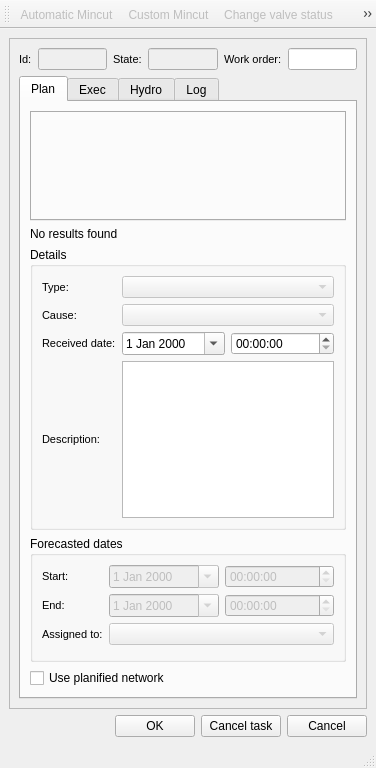
<?xml version="1.0" encoding="UTF-8"?>
<ui version="4.0">
 <class>dlg_mincut</class>
 <widget class="QMainWindow" name="dlg_mincut">
  <property name="geometry">
   <rect>
    <x>0</x>
    <y>0</y>
    <width>376</width>
    <height>768</height>
   </rect>
  </property>
  <property name="font">
   <font>
    <weight>50</weight>
    <bold>false</bold>
   </font>
  </property>
  <property name="windowTitle">
   <string>Mincut</string>
  </property>
  <widget class="QWidget" name="centralwidget">
   <layout class="QGridLayout" name="gridLayout_3">
    <item row="0" column="0">
     <widget class="QScrollArea" name="scrollArea">
      <property name="widgetResizable">
       <bool>true</bool>
      </property>
      <widget class="QWidget" name="scrollAreaWidgetContents">
       <property name="geometry">
        <rect>
         <x>0</x>
         <y>0</y>
         <width>356</width>
         <height>667</height>
        </rect>
       </property>
       <layout class="QGridLayout" name="gridLayout_5">
        <item row="0" column="0">
         <layout class="QHBoxLayout" name="horizontalLayout">
          <property name="sizeConstraint">
           <enum>QLayout::SetDefaultConstraint</enum>
          </property>
          <item>
           <widget class="QLabel" name="lbl_id">
            <property name="font">
             <font>
              <pointsize>8</pointsize>
             </font>
            </property>
            <property name="frameShape">
             <enum>QFrame::NoFrame</enum>
            </property>
            <property name="frameShadow">
             <enum>QFrame::Plain</enum>
            </property>
            <property name="text">
             <string>Id:</string>
            </property>
            <property name="textFormat">
             <enum>Qt::AutoText</enum>
            </property>
            <property name="scaledContents">
             <bool>false</bool>
            </property>
            <property name="alignment">
             <set>Qt::AlignLeading|Qt::AlignLeft|Qt::AlignVCenter</set>
            </property>
            <property name="margin">
             <number>3</number>
            </property>
           </widget>
          </item>
          <item>
           <widget class="QLineEdit" name="result_mincut_id">
            <property name="enabled">
             <bool>false</bool>
            </property>
            <property name="text">
             <string/>
            </property>
           </widget>
          </item>
          <item>
           <widget class="QLabel" name="lbl_state">
            <property name="font">
             <font>
              <pointsize>8</pointsize>
             </font>
            </property>
            <property name="frameShape">
             <enum>QFrame::NoFrame</enum>
            </property>
            <property name="frameShadow">
             <enum>QFrame::Plain</enum>
            </property>
            <property name="text">
             <string>State:</string>
            </property>
            <property name="textFormat">
             <enum>Qt::AutoText</enum>
            </property>
            <property name="scaledContents">
             <bool>false</bool>
            </property>
            <property name="alignment">
             <set>Qt::AlignLeading|Qt::AlignLeft|Qt::AlignVCenter</set>
            </property>
            <property name="margin">
             <number>3</number>
            </property>
           </widget>
          </item>
          <item>
           <widget class="QLineEdit" name="state">
            <property name="enabled">
             <bool>false</bool>
            </property>
            <property name="text">
             <string/>
            </property>
           </widget>
          </item>
          <item>
           <widget class="QLabel" name="lbl_work_order">
            <property name="font">
             <font>
              <pointsize>8</pointsize>
             </font>
            </property>
            <property name="frameShape">
             <enum>QFrame::NoFrame</enum>
            </property>
            <property name="frameShadow">
             <enum>QFrame::Plain</enum>
            </property>
            <property name="text">
             <string>Work order:</string>
            </property>
            <property name="textFormat">
             <enum>Qt::AutoText</enum>
            </property>
            <property name="scaledContents">
             <bool>false</bool>
            </property>
            <property name="alignment">
             <set>Qt::AlignLeading|Qt::AlignLeft|Qt::AlignVCenter</set>
            </property>
            <property name="margin">
             <number>3</number>
            </property>
           </widget>
          </item>
          <item>
           <widget class="QLineEdit" name="work_order">
            <property name="enabled">
             <bool>true</bool>
            </property>
            <property name="text">
             <string/>
            </property>
           </widget>
          </item>
         </layout>
        </item>
        <item row="1" column="0">
         <widget class="QTabWidget" name="mainTab">
          <property name="currentIndex">
           <number>0</number>
          </property>
          <widget class="QWidget" name="tab_config">
           <attribute name="title">
            <string>Plan</string>
           </attribute>
           <layout class="QVBoxLayout" name="verticalLayout">
            <item>
             <widget class="QTabWidget" name="main_tab">
              <property name="minimumSize">
               <size>
                <width>0</width>
                <height>110</height>
               </size>
              </property>
              <property name="font">
               <font>
                <weight>75</weight>
                <bold>true</bold>
               </font>
              </property>
              <property name="currentIndex">
               <number>-1</number>
              </property>
              <property name="elideMode">
               <enum>Qt::ElideLeft</enum>
              </property>
             </widget>
            </item>
            <item>
             <widget class="QLabel" name="lbl_msg">
              <property name="text">
               <string>No results found</string>
              </property>
             </widget>
            </item>
            <item>
             <widget class="QGroupBox" name="grb_plan_details">
              <property name="title">
               <string>Details</string>
              </property>
              <layout class="QGridLayout" name="gridLayout_10">
               <item row="1" column="0">
                <layout class="QGridLayout" name="gridLayout_9">
                 <item row="8" column="0">
                  <widget class="QLabel" name="lbl_descript_pd">
                   <property name="font">
                    <font>
                     <pointsize>8</pointsize>
                    </font>
                   </property>
                   <property name="frameShape">
                    <enum>QFrame::NoFrame</enum>
                   </property>
                   <property name="frameShadow">
                    <enum>QFrame::Plain</enum>
                   </property>
                   <property name="text">
                    <string>Description:</string>
                   </property>
                   <property name="textFormat">
                    <enum>Qt::AutoText</enum>
                   </property>
                   <property name="scaledContents">
                    <bool>false</bool>
                   </property>
                   <property name="margin">
                    <number>3</number>
                   </property>
                  </widget>
                 </item>
                 <item row="4" column="1">
                  <widget class="QDateEdit" name="cbx_recieved_day">
                   <property name="enabled">
                    <bool>true</bool>
                   </property>
                   <property name="calendarPopup">
                    <bool>true</bool>
                   </property>
                  </widget>
                 </item>
                 <item row="4" column="2">
                  <widget class="QTimeEdit" name="cbx_recieved_time">
                   <property name="enabled">
                    <bool>true</bool>
                   </property>
                  </widget>
                 </item>
                 <item row="3" column="0">
                  <widget class="QLabel" name="lbl_cause">
                   <property name="sizePolicy">
                    <sizepolicy hsizetype="Preferred" vsizetype="Preferred">
                     <horstretch>0</horstretch>
                     <verstretch>0</verstretch>
                    </sizepolicy>
                   </property>
                   <property name="font">
                    <font>
                     <pointsize>8</pointsize>
                    </font>
                   </property>
                   <property name="frameShape">
                    <enum>QFrame::NoFrame</enum>
                   </property>
                   <property name="frameShadow">
                    <enum>QFrame::Plain</enum>
                   </property>
                   <property name="text">
                    <string>Cause:</string>
                   </property>
                   <property name="textFormat">
                    <enum>Qt::AutoText</enum>
                   </property>
                   <property name="scaledContents">
                    <bool>false</bool>
                   </property>
                   <property name="alignment">
                    <set>Qt::AlignLeading|Qt::AlignLeft|Qt::AlignVCenter</set>
                   </property>
                   <property name="margin">
                    <number>3</number>
                   </property>
                  </widget>
                 </item>
                 <item row="4" column="0">
                  <widget class="QLabel" name="lbl_received_date">
                   <property name="font">
                    <font>
                     <pointsize>8</pointsize>
                    </font>
                   </property>
                   <property name="frameShape">
                    <enum>QFrame::NoFrame</enum>
                   </property>
                   <property name="frameShadow">
                    <enum>QFrame::Plain</enum>
                   </property>
                   <property name="text">
                    <string>Received date:</string>
                   </property>
                   <property name="textFormat">
                    <enum>Qt::AutoText</enum>
                   </property>
                   <property name="scaledContents">
                    <bool>false</bool>
                   </property>
                   <property name="alignment">
                    <set>Qt::AlignLeading|Qt::AlignLeft|Qt::AlignVCenter</set>
                   </property>
                   <property name="margin">
                    <number>3</number>
                   </property>
                  </widget>
                 </item>
                 <item row="3" column="1" colspan="2">
                  <widget class="QComboBox" name="cause">
                   <property name="enabled">
                    <bool>false</bool>
                   </property>
                  </widget>
                 </item>
                 <item row="0" column="0">
                  <widget class="QLabel" name="lbl_type">
                   <property name="sizePolicy">
                    <sizepolicy hsizetype="Maximum" vsizetype="Preferred">
                     <horstretch>0</horstretch>
                     <verstretch>0</verstretch>
                    </sizepolicy>
                   </property>
                   <property name="font">
                    <font>
                     <pointsize>8</pointsize>
                    </font>
                   </property>
                   <property name="frameShape">
                    <enum>QFrame::NoFrame</enum>
                   </property>
                   <property name="frameShadow">
                    <enum>QFrame::Plain</enum>
                   </property>
                   <property name="text">
                    <string>Type:</string>
                   </property>
                   <property name="textFormat">
                    <enum>Qt::AutoText</enum>
                   </property>
                   <property name="scaledContents">
                    <bool>false</bool>
                   </property>
                   <property name="alignment">
                    <set>Qt::AlignLeading|Qt::AlignLeft|Qt::AlignVCenter</set>
                   </property>
                   <property name="margin">
                    <number>3</number>
                   </property>
                  </widget>
                 </item>
                 <item row="0" column="1" colspan="2">
                  <widget class="QComboBox" name="type">
                   <property name="enabled">
                    <bool>false</bool>
                   </property>
                   <property name="sizePolicy">
                    <sizepolicy hsizetype="Preferred" vsizetype="Preferred">
                     <horstretch>0</horstretch>
                     <verstretch>0</verstretch>
                    </sizepolicy>
                   </property>
                  </widget>
                 </item>
                 <item row="8" column="1" colspan="2">
                  <widget class="QTextEdit" name="pred_description">
                   <property name="font">
                    <font>
                     <pointsize>7</pointsize>
                    </font>
                   </property>
                  </widget>
                 </item>
                </layout>
               </item>
              </layout>
             </widget>
            </item>
            <item>
             <widget class="QGroupBox" name="grb_plan_forecasted_dates">
              <property name="title">
               <string>Forecasted dates</string>
              </property>
              <layout class="QGridLayout" name="gridLayout_12">
               <item row="0" column="0">
                <layout class="QGridLayout" name="gridLayout_11">
                 <item row="0" column="0">
                  <widget class="QLabel" name="lbl_start">
                   <property name="sizePolicy">
                    <sizepolicy hsizetype="Maximum" vsizetype="Preferred">
                     <horstretch>0</horstretch>
                     <verstretch>0</verstretch>
                    </sizepolicy>
                   </property>
                   <property name="font">
                    <font>
                     <pointsize>8</pointsize>
                    </font>
                   </property>
                   <property name="frameShape">
                    <enum>QFrame::NoFrame</enum>
                   </property>
                   <property name="frameShadow">
                    <enum>QFrame::Plain</enum>
                   </property>
                   <property name="text">
                    <string>Start:</string>
                   </property>
                   <property name="textFormat">
                    <enum>Qt::AutoText</enum>
                   </property>
                   <property name="scaledContents">
                    <bool>false</bool>
                   </property>
                   <property name="margin">
                    <number>3</number>
                   </property>
                  </widget>
                 </item>
                 <item row="4" column="0">
                  <widget class="QLabel" name="lbl_assigned_to">
                   <property name="font">
                    <font>
                     <pointsize>8</pointsize>
                    </font>
                   </property>
                   <property name="frameShape">
                    <enum>QFrame::NoFrame</enum>
                   </property>
                   <property name="frameShadow">
                    <enum>QFrame::Plain</enum>
                   </property>
                   <property name="text">
                    <string>Assigned to:</string>
                   </property>
                   <property name="textFormat">
                    <enum>Qt::AutoText</enum>
                   </property>
                   <property name="scaledContents">
                    <bool>false</bool>
                   </property>
                   <property name="alignment">
                    <set>Qt::AlignLeading|Qt::AlignLeft|Qt::AlignVCenter</set>
                   </property>
                   <property name="margin">
                    <number>3</number>
                   </property>
                  </widget>
                 </item>
                 <item row="2" column="0">
                  <widget class="QLabel" name="lbl_end">
                   <property name="font">
                    <font>
                     <pointsize>8</pointsize>
                    </font>
                   </property>
                   <property name="frameShape">
                    <enum>QFrame::NoFrame</enum>
                   </property>
                   <property name="frameShadow">
                    <enum>QFrame::Plain</enum>
                   </property>
                   <property name="text">
                    <string>End:</string>
                   </property>
                   <property name="textFormat">
                    <enum>Qt::AutoText</enum>
                   </property>
                   <property name="scaledContents">
                    <bool>false</bool>
                   </property>
                   <property name="margin">
                    <number>3</number>
                   </property>
                  </widget>
                 </item>
                 <item row="0" column="1">
                  <widget class="QDateEdit" name="cbx_date_start_predict">
                   <property name="enabled">
                    <bool>false</bool>
                   </property>
                   <property name="calendarPopup">
                    <bool>true</bool>
                   </property>
                  </widget>
                 </item>
                 <item row="0" column="2">
                  <widget class="QTimeEdit" name="cbx_hours_start_predict">
                   <property name="enabled">
                    <bool>false</bool>
                   </property>
                  </widget>
                 </item>
                 <item row="2" column="1">
                  <widget class="QDateEdit" name="cbx_date_end_predict">
                   <property name="enabled">
                    <bool>false</bool>
                   </property>
                   <property name="calendarPopup">
                    <bool>true</bool>
                   </property>
                  </widget>
                 </item>
                 <item row="2" column="2">
                  <widget class="QTimeEdit" name="cbx_hours_end_predict">
                   <property name="enabled">
                    <bool>false</bool>
                   </property>
                  </widget>
                 </item>
                 <item row="4" column="1" colspan="2">
                  <widget class="QComboBox" name="assigned_to">
                   <property name="enabled">
                    <bool>false</bool>
                   </property>
                  </widget>
                 </item>
                </layout>
               </item>
               <item row="1" column="0">
                <spacer name="verticalSpacer">
                 <property name="orientation">
                  <enum>Qt::Vertical</enum>
                 </property>
                 <property name="sizeHint" stdset="0">
                  <size>
                   <width>20</width>
                   <height>40</height>
                  </size>
                 </property>
                </spacer>
               </item>
              </layout>
             </widget>
            </item>
            <item>
             <widget class="QCheckBox" name="chk_use_planified">
              <property name="text">
               <string>Use planified network</string>
              </property>
             </widget>
            </item>
           </layout>
          </widget>
          <widget class="QWidget" name="tab">
           <attribute name="title">
            <string>Exec</string>
           </attribute>
           <layout class="QGridLayout" name="gridLayout_6">
            <item row="1" column="0">
             <spacer name="verticalSpacer_3">
              <property name="orientation">
               <enum>Qt::Vertical</enum>
              </property>
              <property name="sizeHint" stdset="0">
               <size>
                <width>20</width>
                <height>40</height>
               </size>
              </property>
             </spacer>
            </item>
            <item row="0" column="0">
             <widget class="QGroupBox" name="grb_exec_realdates">
              <property name="title">
               <string>Real dates</string>
              </property>
              <layout class="QGridLayout" name="gridLayout_14">
               <item row="0" column="0">
                <layout class="QGridLayout" name="gridLayout_13">
                 <item row="0" column="0" colspan="3">
                  <widget class="QPushButton" name="btn_start">
                   <property name="enabled">
                    <bool>false</bool>
                   </property>
                   <property name="sizePolicy">
                    <sizepolicy hsizetype="MinimumExpanding" vsizetype="Fixed">
                     <horstretch>0</horstretch>
                     <verstretch>0</verstretch>
                    </sizepolicy>
                   </property>
                   <property name="text">
                    <string>Start</string>
                   </property>
                  </widget>
                 </item>
                 <item row="12" column="0">
                  <widget class="QLabel" name="lbl_exec_appropriate">
                   <property name="text">
                    <string>Appropriate:</string>
                   </property>
                  </widget>
                 </item>
                 <item row="17" column="0" colspan="3">
                  <widget class="QPushButton" name="btn_end">
                   <property name="enabled">
                    <bool>false</bool>
                   </property>
                   <property name="sizePolicy">
                    <sizepolicy hsizetype="Preferred" vsizetype="Fixed">
                     <horstretch>0</horstretch>
                     <verstretch>0</verstretch>
                    </sizepolicy>
                   </property>
                   <property name="text">
                    <string>End</string>
                   </property>
                  </widget>
                 </item>
                 <item row="12" column="1" colspan="2">
                  <widget class="QCheckBox" name="appropiate">
                   <property name="enabled">
                    <bool>false</bool>
                   </property>
                   <property name="sizePolicy">
                    <sizepolicy hsizetype="Minimum" vsizetype="Fixed">
                     <horstretch>0</horstretch>
                     <verstretch>0</verstretch>
                    </sizepolicy>
                   </property>
                   <property name="layoutDirection">
                    <enum>Qt::LeftToRight</enum>
                   </property>
                   <property name="autoFillBackground">
                    <bool>false</bool>
                   </property>
                   <property name="text">
                    <string/>
                   </property>
                  </widget>
                 </item>
                 <item row="4" column="0" colspan="3">
                  <widget class="QTextEdit" name="real_description"/>
                 </item>
                 <item row="9" column="0" colspan="3">
                  <widget class="QLineEdit" name="distance">
                   <property name="enabled">
                    <bool>false</bool>
                   </property>
                  </widget>
                 </item>
                 <item row="11" column="0" colspan="3">
                  <widget class="QLineEdit" name="depth">
                   <property name="enabled">
                    <bool>false</bool>
                   </property>
                   <property name="inputMask">
                    <string/>
                   </property>
                   <property name="text">
                    <string/>
                   </property>
                  </widget>
                 </item>
                 <item row="15" column="0" colspan="3">
                  <layout class="QGridLayout" name="gridLayout_2">
                   <item row="1" column="0">
                    <widget class="QDateEdit" name="cbx_date_end">
                     <property name="enabled">
                      <bool>false</bool>
                     </property>
                     <property name="calendarPopup">
                      <bool>true</bool>
                     </property>
                    </widget>
                   </item>
                   <item row="1" column="1">
                    <widget class="QTimeEdit" name="cbx_hours_end">
                     <property name="enabled">
                      <bool>false</bool>
                     </property>
                    </widget>
                   </item>
                   <item row="0" column="0" colspan="2">
                    <widget class="QLabel" name="lbl_exec_enddate">
                     <property name="text">
                      <string>End date:</string>
                     </property>
                    </widget>
                   </item>
                  </layout>
                 </item>
                 <item row="1" column="0" colspan="3">
                  <layout class="QGridLayout" name="gridLayout_18">
                   <item row="1" column="0">
                    <widget class="QDateEdit" name="cbx_date_start">
                     <property name="enabled">
                      <bool>false</bool>
                     </property>
                     <property name="sizePolicy">
                      <sizepolicy hsizetype="Minimum" vsizetype="Fixed">
                       <horstretch>0</horstretch>
                       <verstretch>0</verstretch>
                      </sizepolicy>
                     </property>
                     <property name="calendarPopup">
                      <bool>true</bool>
                     </property>
                    </widget>
                   </item>
                   <item row="1" column="1">
                    <widget class="QTimeEdit" name="cbx_hours_start">
                     <property name="enabled">
                      <bool>false</bool>
                     </property>
                     <property name="sizePolicy">
                      <sizepolicy hsizetype="Minimum" vsizetype="Fixed">
                       <horstretch>0</horstretch>
                       <verstretch>0</verstretch>
                      </sizepolicy>
                     </property>
                    </widget>
                   </item>
                   <item row="0" column="0" colspan="2">
                    <widget class="QLabel" name="lbl_exec_startdate">
                     <property name="text">
                      <string>Start date:</string>
                     </property>
                    </widget>
                   </item>
                  </layout>
                 </item>
                 <item row="3" column="0" colspan="3">
                  <widget class="QLabel" name="lbl_descript_rd">
                   <property name="font">
                    <font>
                     <pointsize>8</pointsize>
                    </font>
                   </property>
                   <property name="frameShape">
                    <enum>QFrame::NoFrame</enum>
                   </property>
                   <property name="frameShadow">
                    <enum>QFrame::Plain</enum>
                   </property>
                   <property name="text">
                    <string>Description:</string>
                   </property>
                   <property name="textFormat">
                    <enum>Qt::AutoText</enum>
                   </property>
                   <property name="scaledContents">
                    <bool>false</bool>
                   </property>
                   <property name="margin">
                    <number>3</number>
                   </property>
                  </widget>
                 </item>
                 <item row="10" column="0" colspan="3">
                  <widget class="QLabel" name="lbl_depth">
                   <property name="font">
                    <font>
                     <pointsize>8</pointsize>
                    </font>
                   </property>
                   <property name="frameShape">
                    <enum>QFrame::NoFrame</enum>
                   </property>
                   <property name="frameShadow">
                    <enum>QFrame::Plain</enum>
                   </property>
                   <property name="text">
                    <string>Depth:</string>
                   </property>
                   <property name="textFormat">
                    <enum>Qt::AutoText</enum>
                   </property>
                   <property name="scaledContents">
                    <bool>false</bool>
                   </property>
                   <property name="alignment">
                    <set>Qt::AlignLeading|Qt::AlignLeft|Qt::AlignVCenter</set>
                   </property>
                   <property name="margin">
                    <number>3</number>
                   </property>
                  </widget>
                 </item>
                 <item row="8" column="0" colspan="3">
                  <widget class="QLabel" name="lbl_dist_from_plot">
                   <property name="text">
                    <string>Distance from plot:</string>
                   </property>
                  </widget>
                 </item>
                 <item row="6" column="0" colspan="3">
                  <widget class="QLabel" name="lbl_exec_user">
                   <property name="text">
                    <string>Exec user:</string>
                   </property>
                  </widget>
                 </item>
                 <item row="7" column="0" colspan="3">
                  <widget class="QLineEdit" name="txt_exec_user">
                   <property name="enabled">
                    <bool>false</bool>
                   </property>
                  </widget>
                 </item>
                </layout>
               </item>
              </layout>
             </widget>
            </item>
           </layout>
          </widget>
          <widget class="QWidget" name="tab_hydro">
           <attribute name="title">
            <string>Hydro</string>
           </attribute>
           <layout class="QGridLayout" name="gridLayout_4">
            <item row="0" column="0">
             <widget class="QTableView" name="tbl_hydro">
              <property name="sortingEnabled">
               <bool>true</bool>
              </property>
             </widget>
            </item>
           </layout>
          </widget>
          <widget class="QWidget" name="tab_loginfo">
           <attribute name="title">
            <string>Log</string>
           </attribute>
           <layout class="QGridLayout" name="gridLayout">
            <item row="0" column="0">
             <widget class="QTextEdit" name="txt_infolog"/>
            </item>
           </layout>
          </widget>
         </widget>
        </item>
       </layout>
       <zorder></zorder>
       <zorder>mainTab</zorder>
      </widget>
     </widget>
    </item>
    <item row="3" column="0">
     <layout class="QHBoxLayout" name="horizontalLayout_2">
      <item>
       <spacer name="horizontalSpacer">
        <property name="orientation">
         <enum>Qt::Horizontal</enum>
        </property>
        <property name="sizeHint" stdset="0">
         <size>
          <width>40</width>
          <height>20</height>
         </size>
        </property>
       </spacer>
      </item>
      <item>
       <widget class="QPushButton" name="btn_accept">
        <property name="text">
         <string>OK</string>
        </property>
       </widget>
      </item>
      <item>
       <widget class="QPushButton" name="btn_cancel_task">
        <property name="text">
         <string>Cancel task</string>
        </property>
       </widget>
      </item>
      <item>
       <widget class="QPushButton" name="btn_cancel">
        <property name="text">
         <string>Cancel</string>
        </property>
       </widget>
      </item>
     </layout>
    </item>
   </layout>
  </widget>
  <widget class="QStatusBar" name="statusbar"/>
  <widget class="QToolBar" name="toolBar">
   <property name="windowTitle">
    <string>toolBar</string>
   </property>
   <property name="iconSize">
    <size>
     <width>20</width>
     <height>20</height>
    </size>
   </property>
   <attribute name="toolBarArea">
    <enum>TopToolBarArea</enum>
   </attribute>
   <attribute name="toolBarBreak">
    <bool>false</bool>
   </attribute>
   <addaction name="actionMincut"/>
   <addaction name="actionCustomMincut"/>
   <addaction name="actionChangeValveStatus"/>
   <addaction name="actionAddConnec"/>
   <addaction name="actionAddHydrometer"/>
   <addaction name="actionComposer"/>
   <addaction name="actionShowNotified"/>
  </widget>
  <action name="actionMincut">
   <property name="enabled">
    <bool>false</bool>
   </property>
   <property name="icon">
    <iconset>
     <normaloff>../../../../icons/dialogs/20x20/126.png</normaloff>../../../../icons/dialogs/20x20/126.png</iconset>
   </property>
   <property name="text">
    <string>Automatic Mincut</string>
   </property>
   <property name="toolTip">
    <string>Automatic Mincut</string>
   </property>
  </action>
  <action name="actionCustomMincut">
   <property name="checkable">
    <bool>true</bool>
   </property>
   <property name="enabled">
    <bool>false</bool>
   </property>
   <property name="icon">
    <iconset>
     <normaloff>../../../../icons/dialogs/20x20/123.png</normaloff>../../../../icons/dialogs/20x20/123.png</iconset>
   </property>
   <property name="text">
    <string>Custom Mincut</string>
   </property>
   <property name="toolTip">
    <string>Custom Mincut</string>
   </property>
  </action>
  <action name="actionAddConnec">
   <property name="enabled">
    <bool>false</bool>
   </property>
   <property name="icon">
    <iconset>
     <normaloff>../../../../icons/dialogs/20x20/121.png</normaloff>../../../../icons/dialogs/20x20/121.png</iconset>
   </property>
   <property name="text">
    <string>Connec</string>
   </property>
  </action>
  <action name="actionAddHydrometer">
   <property name="enabled">
    <bool>false</bool>
   </property>
   <property name="icon">
    <iconset>
     <normaloff>../../../../icons/dialogs/20x20/122.png</normaloff>../../../../icons/dialogs/20x20/122.png</iconset>
   </property>
   <property name="text">
    <string>Hydrometer</string>
   </property>
  </action>
  <action name="actionComposer">
   <property name="enabled">
    <bool>false</bool>
   </property>
   <property name="icon">
    <iconset>
     <normaloff>../../../../icons/dialogs/20x20/181.png</normaloff>../../../../icons/dialogs/20x20/181.png</iconset>
   </property>
   <property name="text">
    <string>Composer</string>
   </property>
  </action>
  <action name="actionChangeValveStatus">
   <property name="checkable">
    <bool>true</bool>
   </property>
   <property name="enabled">
    <bool>false</bool>
   </property>
   <property name="icon">
    <iconset>
     <normaloff>../../../../icons/dialogs/20x20/124.png</normaloff>../../../../icons/dialogs/20x20/124.png</iconset>
   </property>
   <property name="text">
    <string>Change valve status</string>
   </property>
  </action>
  <action name="actionShowNotified">
   <property name="text">
    <string>Show notified</string>
   </property>
   <property name="toolTip">
    <string>Show notified</string>
   </property>
  </action>
 </widget>
 <resources/>
 <connections/>
</ui>
